Frame 1 (no input): blank canvas, image omitted
Frame 60 (the mouse pressed at the canvas centre just before this capture): blank canvas, image omitted
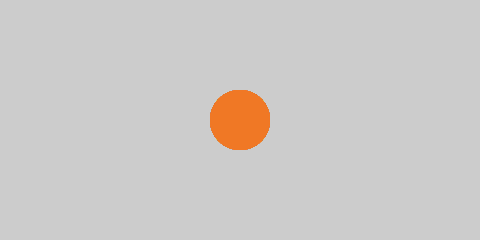
Frame 120 (the mouse held since frame 60 and released just before this capture)

The Processing sketch whose frames 1 and 60 were blank and that drew this single picture after the mouse press (run headless with seeded random() and noise(); from frame 60 on, the mouse is pressed at the canvas centre):

// Processing sketch: processing_113132
// ── processing_113132.pde

void setup(){
  size(480,240);
  smooth();
}

void draw(){

fill(mouseX,mouseY,mouseX/10+mouseY/10,mouseY);
noStroke();
ellipse(mouseX,mouseY,60,60);
  
  

}
